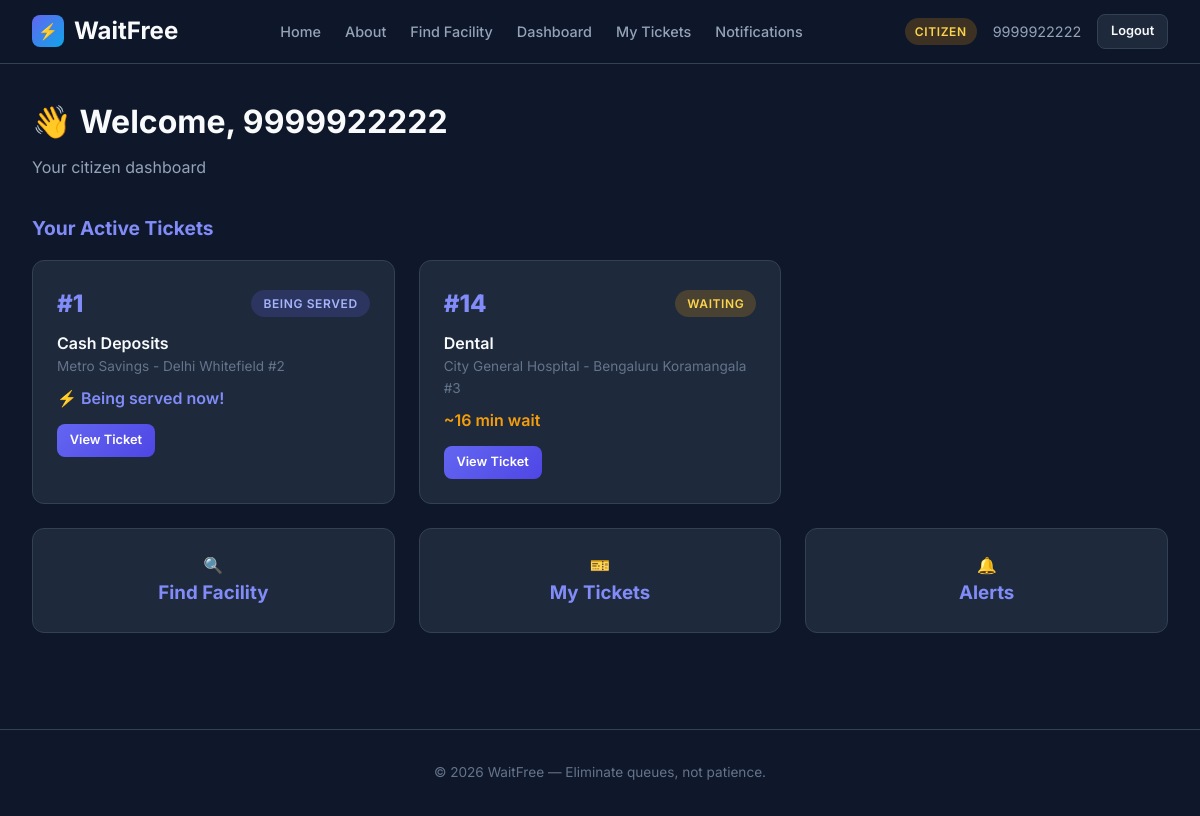
Page /dashboard/citizen/ (signed in) on the committed database.
### accounts/models.py (models this page shows, shortened)
class User(AbstractUser):
    role = models.CharField(max_length=20, choices=ROLE_CHOICES, default=CITIZEN)
    mobile_number = models.CharField(max_length=15, blank=True, null=True, unique=True)
    organization = models.ForeignKey(
        'organizations.Organization',
        on_delete=models.SET_NULL,
        null=True,
        blank=True,
        related_name='users',
    )
    branch = models.ForeignKey(
        'facilities.Branch',
        on_delete=models.SET_NULL,
        null=True,
        blank=True,
        related_name='users',
    )
    class Meta:
        db_table = 'waitfree_user'

### queues/models.py (models this page shows, shortened)
class QueueTicket(models.Model):
    STATUS_CHOICES = [
        ('waiting', 'Waiting'),
        ('serving', 'Being Served'),
        ('served', 'Served'),
        ('no_show', 'No Show'),
    ]
    citizen = models.ForeignKey(
        settings.AUTH_USER_MODEL,
        on_delete=models.CASCADE,
        related_name='queue_tickets',
    )
    service = models.ForeignKey(
        'facilities.Service',
        on_delete=models.CASCADE,
        related_name='queue_tickets',
    )
    branch = models.ForeignKey(
        'facilities.Branch',
        on_delete=models.CASCADE,
        related_name='queue_tickets',
    )
    token_number = models.PositiveIntegerField()
    status = models.CharField(max_length=20, choices=STATUS_CHOICES, default='waiting')
    position = models.PositiveIntegerField(default=0)
    estimated_wait_time = models.IntegerField(
        default=0,
        help_text='Estimated wait time in minutes',
    )
    joined_at = models.DateTimeField(auto_now_add=True)
    called_at = models.DateTimeField(null=True, blank=True)
    served_at = models.DateTimeField(null=True, blank=True)
    no_show_at = models.DateTimeField(null=True, blank=True)
    class Meta:
        db_table = 'waitfree_queue_ticket'
        ordering = ['joined_at']
        indexes = [
            models.Index(fields=['service', 'status', 'joined_at']),
            models.Index(fields=['branch', 'status']),
            models.Index(fields=['citizen', 'status']),
        ]

### facilities/models.py (models this page shows, shortened)
class Service(models.Model):
    name = models.CharField(max_length=255)
    branch = models.ForeignKey(
        Branch,
        on_delete=models.CASCADE,
        related_name='services',
    )
    description = models.TextField(blank=True)
    avg_service_time = models.PositiveIntegerField(
        default=10,
        help_text='Average service time in minutes',
    )
    is_active = models.BooleanField(default=True)
    created_at = models.DateTimeField(auto_now_add=True)
    updated_at = models.DateTimeField(auto_now=True)
    class Meta:
        db_table = 'waitfree_service'
        ordering = ['name']
        unique_together = ['name', 'branch']

class Branch(models.Model):
    name = models.CharField(max_length=255)
    organization = models.ForeignKey(
        'organizations.Organization',
        on_delete=models.CASCADE,
        related_name='branches',
    )
    address = models.TextField(blank=True)
    city = models.CharField(max_length=100, blank=True)
    is_active = models.BooleanField(default=True)
    created_at = models.DateTimeField(auto_now_add=True)
    updated_at = models.DateTimeField(auto_now=True)
    class Meta:
        db_table = 'waitfree_branch'
        ordering = ['name']
        verbose_name_plural = 'branches'

### dashboard/views.py (the view)
# urls.py: path('citizen/', views.CitizenDashboardView.as_view(), name='citizen_dashboard'),
class CitizenDashboardView(View):
    def get(self, request):
        if not request.user.is_authenticated or request.user.role != CITIZEN:
            return redirect('accounts:login')
        active_tickets = QueueTicket.objects.filter(
            citizen=request.user,
            status__in=['waiting', 'serving'],
        ).select_related('service', 'branch')
        return render(request, 'citizen/dashboard.html', {
            'active_tickets': active_tickets,
        })

### templates/citizen/dashboard.html (shortened to what this page needs)
{% extends 'base.html' %}
{% block content %}
<div class="container">
    <div class="page-header">
        <h1>👋 Welcome, {{ user.mobile_number }}</h1>
        <p>Your citizen dashboard</p>
    </div>
    {% if active_tickets %}
    <h2 style="font-size:1.2rem;margin-bottom:1rem;color:var(--primary-light);">Your Active Tickets</h2>
    <div class="card-grid mb-3">
        {% for t in active_tickets %}
        <div class="card">
            <div class="flex-between">
                <span style="font-size:1.5rem;font-weight:800;color:var(--primary-light);">#{{ t.token_number }}</span>
                <span class="status-badge status-{{ t.status }}">{{ t.get_status_display }}</span>
            </div>
            <p style="font-weight:600;margin-top:0.5rem;">{{ t.service.name }}</p>
            <p class="text-muted" style="font-size:0.85rem;">{{ t.branch.name }}</p>
            {% if t.status == 'waiting' and t.estimated_wait_time > 0 %}
            <p style="color:var(--accent);font-weight:600;margin-top:0.5rem;">~{{ t.estimated_wait_time }} min wait</p>
            {% elif t.status == 'serving' %}
            <p style="color:var(--primary-light);font-weight:600;margin-top:0.5rem;">⚡ Being served now!</p>
            {% endif %}
            <a href="{% url 'queues:ticket' t.id %}" class="btn btn-primary btn-sm" style="margin-top:0.75rem;">View Ticket</a>
        </div>
        {% endfor %}
    </div>
    {% endif %}
    <div class="card-grid">
        <a href="{% url 'facilities:facility_search' %}" class="card" style="text-decoration:none;"><div class="text-center">🔍<h3>Find Facility</h3></div></a>
        <a href="{% url 'queues:my_tickets' %}" class="card" style="text-decoration:none;"><div class="text-center">🎫<h3>My Tickets</h3></div></a>
        <a href="{% url 'notifications:citizen_notifications' %}" class="card" style="text-decoration:none;"><div class="text-center">🔔<h3>Alerts</h3></div></a>
    </div>
</div>
{% endblock %}

### templates/includes/navbar.html
<nav class="navbar">
    <a href="{% url 'landing' %}" class="navbar-brand">
        <span class="logo">⚡</span>
        WaitFree
    </a>
    <ul class="navbar-links">
        <li><a href="{% url 'landing' %}">Home</a></li>
        <li><a href="{% url 'about' %}">About</a></li>
        <li><a href="{% url 'facilities:facility_search' %}">Find Facility</a></li>
        {% if user.is_authenticated %}
        <li><a href="{% url 'dashboard:router' %}">Dashboard</a></li>
        {% if user.role == 'citizen' %}
        <li><a href="{% url 'queues:my_tickets' %}">My Tickets</a></li>
        <li><a href="{% url 'notifications:citizen_notifications' %}">Notifications</a></li>
        {% endif %}
        {% endif %}
    </ul>
    <div class="navbar-user">
        {% if user.is_authenticated %}
        <span class="role-badge badge-{{ user.role }}">{{ user.get_role_display }}</span>
        <span style="color: var(--text-secondary); font-size: 0.9rem;">
            {% if user.role == 'citizen' %}
            {{ user.mobile_number }}
            {% else %}
            {{ user.username }}
            {% endif %}
        </span>
        <a href="{% url 'accounts:logout' %}" class="btn btn-secondary btn-sm">Logout</a>
        {% else %}
        <a href="{% url 'accounts:login' %}" class="btn btn-primary btn-sm">Login</a>
        <a href="{% url 'accounts:org_register' %}" class="btn btn-secondary btn-sm">Register Org</a>
        {% endif %}
    </div>
</nav>

### static/css/style.css (style rules this page uses)
:root { --primary: #6366f1; --primary-dark: #4f46e5; --primary-light: #818cf8; --secondary: #0ea5e9; --secondary-dark: #0284c7; --accent: #f59e0b; --success: #10b981; --danger: #ef4444; --warning: #f59e0b; --info: #06b6d4; --bg-dark: #0f172a; --bg-card: #1e293b; --bg-card-hover: #334155; --bg-surface: #162032; --text-primary: #f8fafc; --text-secondary: #94a3b8; --text-muted: #64748b; --border: #334155; --border-light: #475569; --shadow: rgba(0, 0, 0, 0.3); --radius: 12px; --radius-sm: 8px; --radius-lg: 16px; --transition: all 0.2s ease; --font: 'Inter', -apple-system, BlinkMacSystemFont, sans-serif; }
*, *::before, *::after { box-sizing: border-box; margin: 0; padding: 0; }
body { font-family: var(--font); background: var(--bg-dark); color: var(--text-primary); line-height: 1.6; min-height: 100vh; }
a { color: var(--primary-light); text-decoration: none; transition: var(--transition); }
.navbar { background: rgba(15, 23, 42, 0.95); backdrop-filter: blur(20px); border-bottom: 1px solid var(--border); padding: 0 2rem; position: sticky; top: 0; z-index: 1000; display: flex; align-items: center; justify-content: space-between; height: 64px; }
.navbar-brand { display: flex; align-items: center; gap: 10px; font-size: 1.5rem; font-weight: 700; color: var(--text-primary); }
.navbar-brand .logo { width: 32px; height: 32px; background: linear-gradient(135deg, var(--primary), var(--secondary)); border-radius: 8px; display: flex; align-items: center; justify-content: center; font-size: 1rem; }
.navbar-links { display: flex; align-items: center; gap: 1.5rem; list-style: none; }
.navbar-links a { color: var(--text-secondary); font-size: 0.9rem; font-weight: 500; padding: 0.5rem 0; border-bottom: 2px solid transparent; transition: var(--transition); }
.navbar-user { display: flex; align-items: center; gap: 1rem; }
.navbar-user .role-badge { font-size: 0.75rem; font-weight: 600; padding: 4px 10px; border-radius: 20px; text-transform: uppercase; letter-spacing: 0.05em; }
.badge-citizen { background: rgba(245, 158, 11, 0.2); color: #fcd34d; }
.container { max-width: 1200px; margin: 0 auto; padding: 2rem; }
.page-header { margin-bottom: 2rem; }
.page-header h1 { font-size: 2rem; font-weight: 700; margin-bottom: 0.5rem; }
.page-header p { color: var(--text-secondary); font-size: 1rem; }
.card { background: var(--bg-card); border: 1px solid var(--border); border-radius: var(--radius); padding: 1.5rem; transition: var(--transition); }
.card-grid { display: grid; grid-template-columns: repeat(auto-fill, minmax(280px, 1fr)); gap: 1.5rem; }
.btn { display: inline-flex; align-items: center; justify-content: center; gap: 0.5rem; padding: 0.6rem 1.25rem; border: none; border-radius: var(--radius-sm); font-size: 0.9rem; font-weight: 600; cursor: pointer; transition: var(--transition); text-decoration: none; font-family: var(--font); }
.btn-primary { background: linear-gradient(135deg, var(--primary), var(--primary-dark)); color: white; }
.btn-secondary { background: var(--bg-card); color: var(--text-primary); border: 1px solid var(--border); }
.btn-sm { padding: 0.4rem 0.8rem; font-size: 0.8rem; }
.status-badge { display: inline-flex; align-items: center; gap: 0.35rem; padding: 0.25rem 0.75rem; border-radius: 20px; font-size: 0.75rem; font-weight: 600; text-transform: uppercase; letter-spacing: 0.05em; }
.status-waiting { background: rgba(245, 158, 11, 0.2); color: #fcd34d; }
.status-serving { background: rgba(99, 102, 241, 0.2); color: #a5b4fc; }
.text-center { text-align: center; }
.text-muted { color: var(--text-muted); }
.mb-3 { margin-bottom: 1.5rem; }
.flex-between { display: flex; justify-content: space-between; align-items: center; }

### rows in the picture
User: role "CITIZEN", mobile_number "9999922222"
QueueTicket: token_number "1", status "BEING SERVED", service.name "Cash Deposits", branch.name "Metro Savings - Delhi Whitefield #2", shows "⚡ Being served now!"
QueueTicket: token_number "14", status "WAITING", service.name "Dental", branch.name "City General Hospital - Bengaluru Koramangala #3", estimated_wait_time "16"
